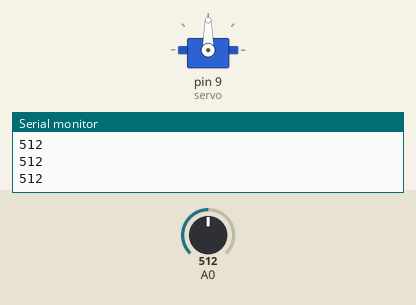
Simulated run of this sketch. Board: Arduino Uno, built with avr-gcc and run on an emulated ATmega328P. On the bench: servo, the last lines printed to the serial monitor. The inputs (shaded band) are chosen by the test bench; at power-on: A0 = 512.

Above: at 1.2 s.
1.3 s: A0 set to 716
At 1.6 s:
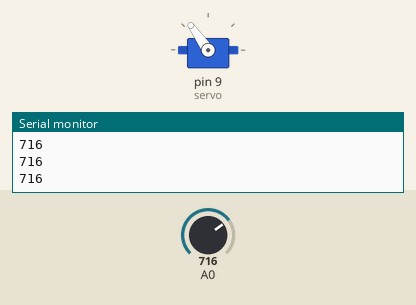
2.8 s: A0 set to 900
At 4.0 s:
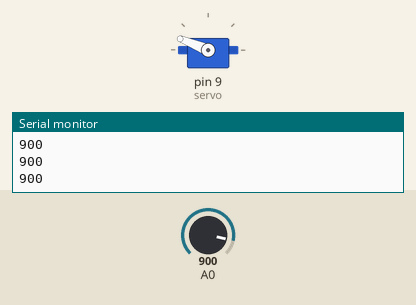
4.3 s: A0 set to 1023
At 5.1 s:
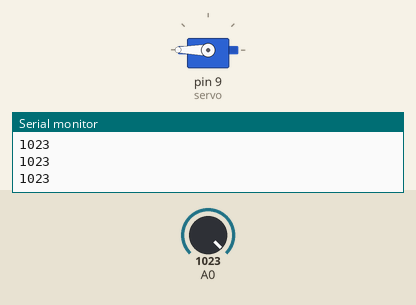
5.8 s: A0 set to 306
At 6.4 s:
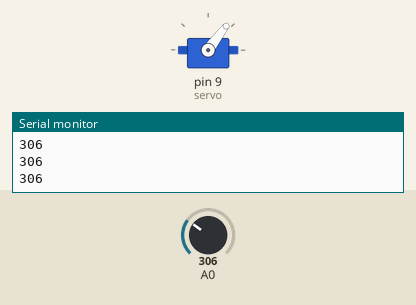
7.3 s: A0 set to 122
At 8.5 s:
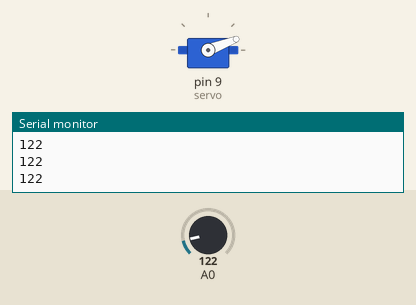
8.8 s: A0 set to 0
At 9.6 s:
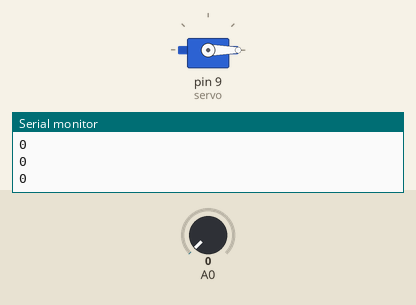
Timing chart, 0 to 11.3 s (numbered marks = the images above; inputs shaded):
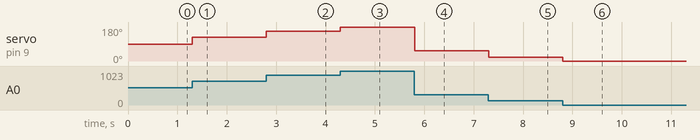

The sketch:

ServoController.ino
```cpp
#include <Servo.h>

Servo servo;
void setup() {
  // put your setup code here, to run once:
  servo.attach(9);
  Serial.begin(9600);
}

void loop() {
  // put your main code here, to run repeatedly:
  servo.write(constrain(map(analogRead(A0),0,1023,0,180), 0, 180));
  Serial.println(analogRead(A0));
}
```

Measured:
- after the input at 1.3 s, servo on pin 9 (servo): 90° → 125° at once
- after the input at 2.8 s, servo on pin 9 (servo): 125° → 158° at once
- after the input at 4.3 s, servo on pin 9 (servo): 158° → 180° at once
- after the input at 5.8 s, servo on pin 9 (servo): 180° → 53° at once
- after the input at 7.3 s, servo on pin 9 (servo): 53° → 21° at once
- after the input at 8.8 s, servo on pin 9 (servo): 21° → 0° at once
